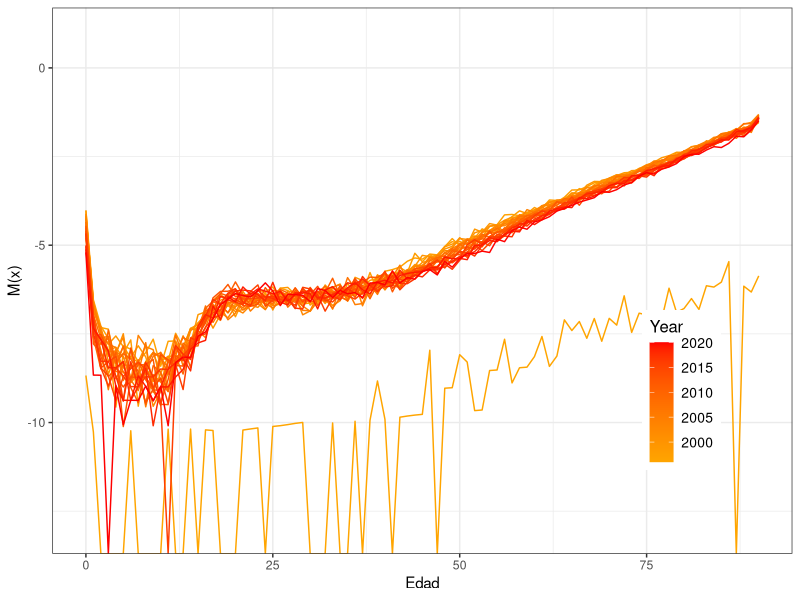
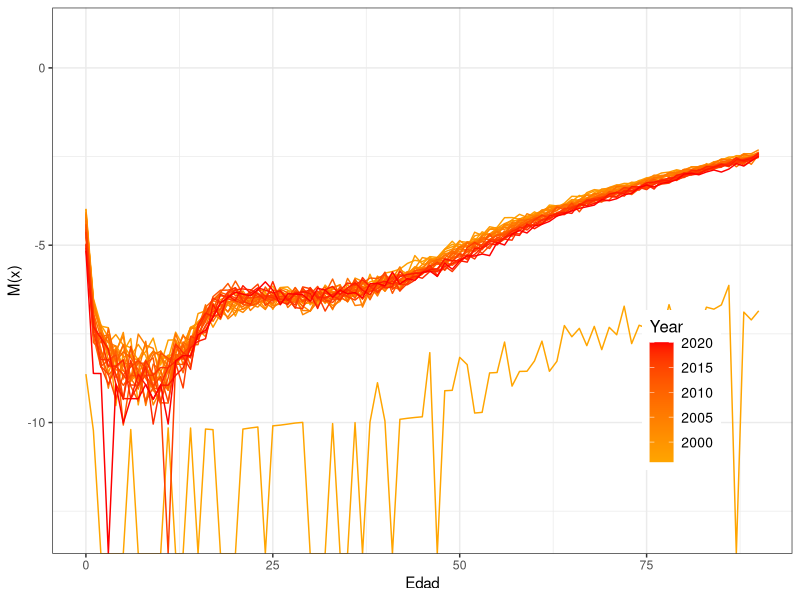
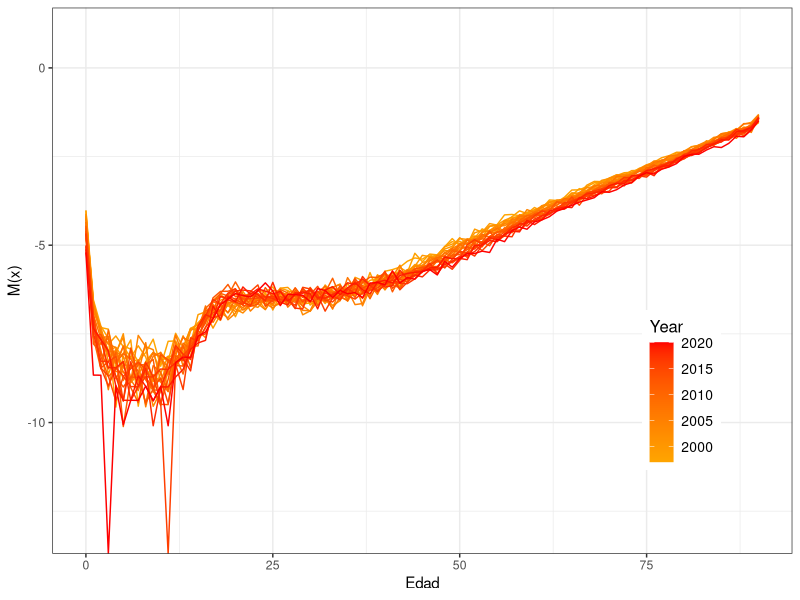
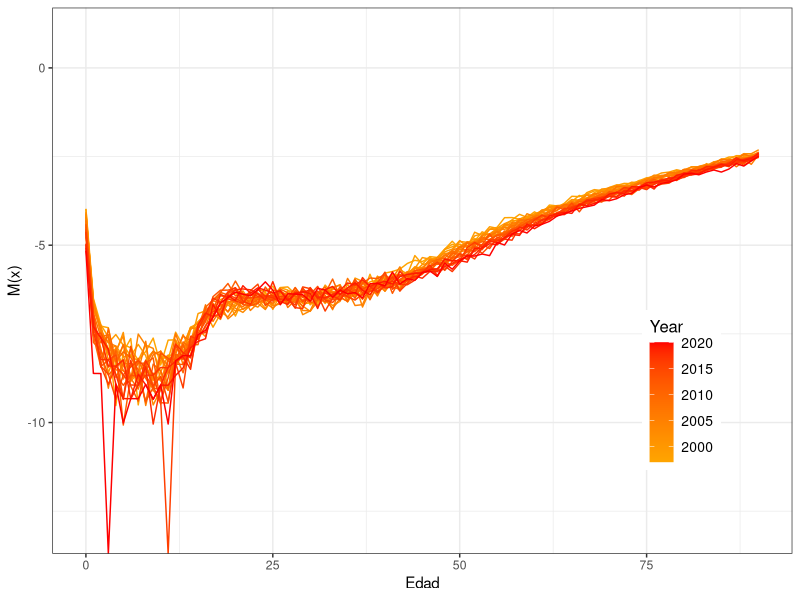
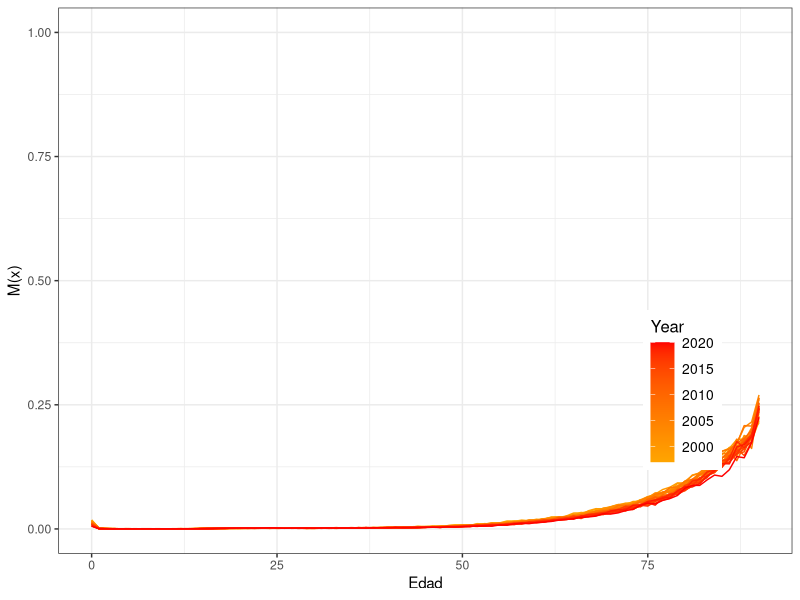
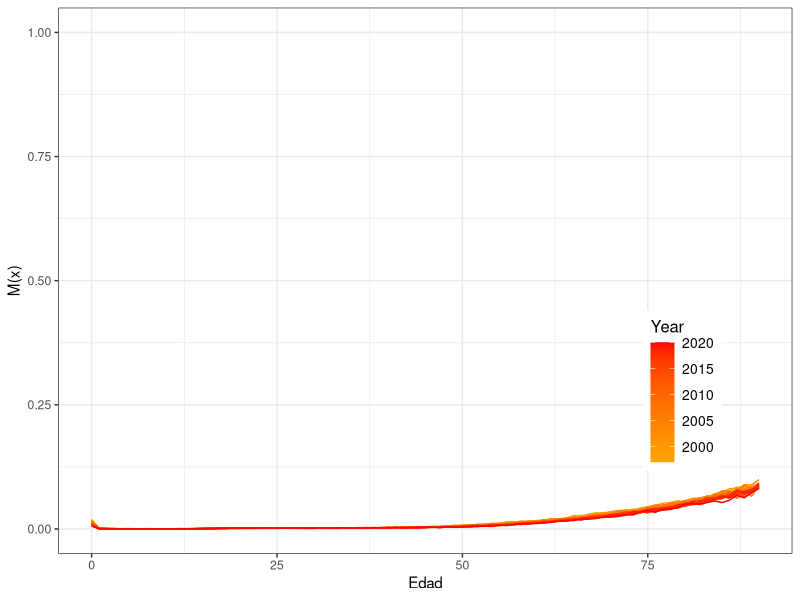
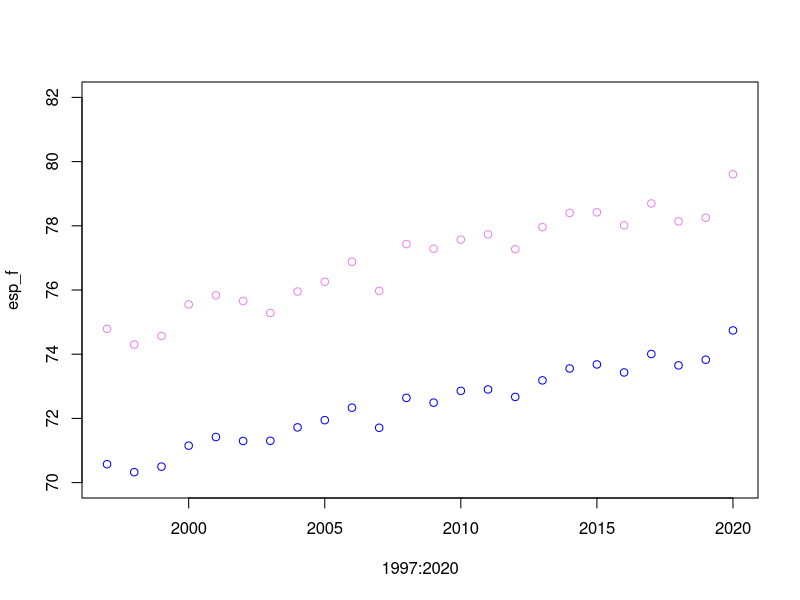

These figures' R source, in order:
#install.packages("readxl")
library(readxl)

# Defunciones
def_raw <- as.data.frame(read_excel(file.path("datos","reporte.xlsx"), skip = 14))# cargar datos defunciones
def_m <- def_raw[1:115, 3:(ncol(def_raw)-1)]# subset hombres
names(def_m)[1] <- "edad" 
str(def_m)
def_m <- apply(def_m, 2, as.numeric)# convertir todas las columnas a "numeric"
def_m[is.na(def_m)] <- 0 # NAs a 0
def_m <- as.data.frame(def_m) # hacer data.frame


def_f <- def_raw[119:236, 3:(ncol(def_raw)-1)]
names(def_f)[1] <- "edad" 
str(def_f)
def_f <- apply(def_m, 2, as.numeric)
def_f[is.na(def_f)] <- 0
def_f <- as.data.frame(def_f)

# Años persona
exp_raw <- as.data.frame(read_excel(file.path("datos","Total_pais_poblacion_por_sexo_y_edad_1996-2050.xls"), skip = 4))# cargar datos
exp_m <- exp_raw[99:189, 1:26]# subset hombres
str(exp_m)
names(exp_m)[1] <- "edad"
exp_m$edad <- as.numeric(exp_m$edad) #columna edad a numeric
exp_m$edad[length(exp_m$edad)] <- 90

# mujeres
exp_f <- exp_raw[193:283, 1:26]
str(exp_f)
names(exp_f)[1] <- "edad"
exp_f$edad <- as.numeric(exp_f$edad)
exp_f$edad[length(exp_f$edad)] <- 90


# Intervalo abierto 90+ defunciones
open_int_m <- apply(def_m[def_m$edad >= 90, 2:ncol(def_m)], 2, sum, na.rm = T)# seleccionar la filas y columnas correspondientes y hacer una suma por columnas con apply()  
open_int_f <- apply(def_f[def_f$edad >= 90, 2:ncol(def_f)], 2, sum, na.rm = T)

def_m <- rbind(def_m[def_m$edad %in% 0:89,], c(90, open_int_m))
def_f <- rbind(def_f[def_f$edad %in% 0:89,], c(90, open_int_f))
  
# Obtener las tasas 
nMx_m <-  def_m[, -1]/exp_m[, -1]# HOMBRES

nMx_f <-  def_f[, -1]/exp_f[, -1]# MUJERES

# Formatear los datos para el plot
nMx_m <- reshape(nMx_m,
                 direction = "long",
                 varying = list(names(nMx_m)),
                 v.names = "Male",
                 timevar = "Year",
                 times = 1996:2020)

nMx_m <- cbind(def_m[,1], nMx_m[,1:2])
names(nMx_m)[1] <- "Age" 

nMx_f <- reshape(nMx_f,
                 direction = "long",
                 varying = list(names(nMx_f)),
                 v.names = "Female",
                 timevar = "Year",
                 times = 1996:2020)

nMx_f <- cbind(def_f[,1], nMx_f[,1:2])
names(nMx_f)[1] <- "Age" 


# graficar 
library(ggplot2)

plot_Mx <- function(dat, anios, sex, edades, smooth = F,
                    spar_val = 0.3, log_escale = T, return_data = F, as_list =F, save = F){
  dat[dat$Age == "110+", ] <- "110"
  dat[,2] <- as.numeric(dat[,2])
  dat <- dat[dat$Age %in% edades & dat$Year %in% anios, c("Year","Age",sex)] 
  dat[,1] <- as.numeric(dat[,1])
  dat[,3] <- as.numeric(dat[,3])
  
  
  if(log_escale){
    dat[,3] <- log(dat[,3])
    ylims <- c(-13, 1)
  }else{ylims <- c(0, 1)}
  
  if(smooth){
    split_dat <- split(dat, dat$Year)
    
    sm_y <- lapply(split_dat, function(x) smooth.spline(x[,3], spar = spar_val)$y)
    
    dat <- cbind(dat[,1:2], unlist(sm_y))
    
  }
  
  names(dat) <- c("Year","Age","Mx")
  
  p <- ggplot(dat, aes(x = Age, y = Mx,
                       group = as.factor(Year),
                       colour = Year))+
    geom_line() +  scale_colour_gradient(low = "orange", high = "red")+
    theme_bw() +
    ylim(ylims)+
    ylab("M(x)") + xlab("Edad")+
    theme(legend.position = c(0.85, 0.3),
          legend.title = element_text(size = 12),
          legend.text = element_text(size = 10)) +
    theme(plot.background = element_rect(fill = "transparent", colour = NA),
          panel.background = element_rect(fill = "transparent", colour = NA))
  
  if(save){
    pdf(file.path("..","..","..","imagenes", "asfr.pdf"), width=6, height=6) 
    print(p)
    dev.off()
  }
  
  print(p)
  
  if(return_data){
    if(as_list){
      
      split_dat <-  split(dat, dat$Year)
      Mx_list <- lapply(split_dat, function(x) x[,3])  
      return(Mx_list)
    }else{
      return(dat[,3])}
  }
}

summary(nMx_m)
plot_Mx(dat = nMx_m, anios = 1996:2020, edades = 0:90, sex = "Male")

summary(nMx_f)
plot_Mx(dat = nMx_f, anios = 1996:2020, edades = 0:90, sex = "Female")

# eliminar anio 1996

nMx_m <- nMx_m[nMx_m$Year!=1996,]
nMx_f <- nMx_f[nMx_f$Year!=1996,]

plot_Mx(dat = nMx_m, anios = 1997:2020, edades = 0:90, sex = "Male")
plot_Mx(dat = nMx_f, anios = 1997:2020, edades = 0:90, sex = "Female")

# definir función compute_lt

compute_lt <- function(nMx, x, sex, tabla = T) {
  
  get_na0 <- function(nMx, sex){
    
    if(sex=="M"){
      
      if (nMx[1] < 0.023){
        
        na0 <- 0.14929 - 1.99545 * nMx[1]
      }else{
        
        if(nMx[1] >= 0.023 & nMx[1] < .08307){
          
          na0 <- .02832 + 3.26021 * nMx[1]
          
        }else{
          
          na0 <- 0.29915
        }
      }
    }
    
    if(sex=="F"){
      
      if (nMx[1] <  0.01724){
        
        na0 <- .14903 - 2.05527 * nMx[1]
      }else{
        
        if(nMx[1] >= 0.01724 & nMx[1] < 0.06891){
          
          na0 <- 0.04667 + 3.88089 * nMx[1]
          
        }else{
          
          na0 <- .31411
        }
      }  
      
    }
    
    return(na0)
    
  }
  
  # Definimos el número de intervalos
  nmax <- length(nMx)
  
  # Definimos los factores de separación nax 
  
  # creamos un vector vacio para guardar los nax
  nax <- vector()
  
  # definimos a0 con la ayuda de la función "get_na0"
  na0 <- get_na0(nMx, sex)
  
  # asignamos los factores a cada intervalo
  nax[1] <- na0
  nax[2:nmax] <- 0.5
  
  # convertimos las nMx en nqx
  nqx <- (1*nMx)/(1+(1-nax)*nMx)
  
  # nos aseguramos que la probabilidad en el último intervalo sea 1
  nqx[nmax] <- 1
  
  # Construimos las lx
  lx <- c(1,cumprod((1-nqx)))
  
  # Obtenemos las defunciones
  ndx <- -diff(lx)
  
  # creamos un vector con los sobrevivientes en x+n
  lxn <- lx[-1]
  
  # Obtenemos los años persona en el intervalo nLx
  nLx <- lxn + (nax*ndx)
  
  nLx[nmax] <- lx[nmax] / nMx[nmax]
  
  # Calculamos los años persona por encima de x
  
  Tx <- rev(cumsum(rev(nLx)))
  
  # Calculamos la esperanza de vida a edad x
  ex <- Tx/lx[1:nmax]
  
  
  # Creamos la tabla
  if (tabla) {
    lt <- data.frame(x, nax = round(nax, 4),
                     nMx = round(nMx,4),
                     nqx = round(nqx[1:nmax], 4), lx = round(lx[1:nmax],4),
                     ndx = round(ndx, 4), nLx = round(nLx, 4), Tx = round(Tx, 2),
                     ex = round(ex, 2))
    return(lt)
  }
  
  else { 
    return(ex[1])
  }
  
  
}


# obtener tasas con función plot_Mx

nMxt_m <- plot_Mx(dat = nMx_m, anios = 1997:2020, edades = 0:90, sex = "Male",
                 return_data = T, log_escale = F, as_list = T)

nMxt_f <- plot_Mx(dat = nMx_f, anios = 1997:2020, edades = 0:90, sex = "Female",
                  return_data = T, log_escale = F, as_list = T)

tab_m <- lapply(nMxt_m, function(n) compute_lt(n, x = 0:90, sex = "M", tabla = T))
tab_f <- lapply(nMxt_f, function(n) compute_lt(n, x = 0:90, sex = "F", tabla = T))

# calcular la esperanza de vida al nacer para cada serie de Mx con compute_lt y lapply

esp_m <- lapply(nMxt_m, function(n) compute_lt(n, x = 0:90, sex = "M", tabla = F))

esp_f <- lapply(nMxt_f, function(n) compute_lt(n, x = 0:90, sex = "F", tabla = F))

# graficar

plot(1997:2020, esp_f, ylim = c(70, 82), col = "violet")
points(1997:2020, esp_m, col = "blue")
